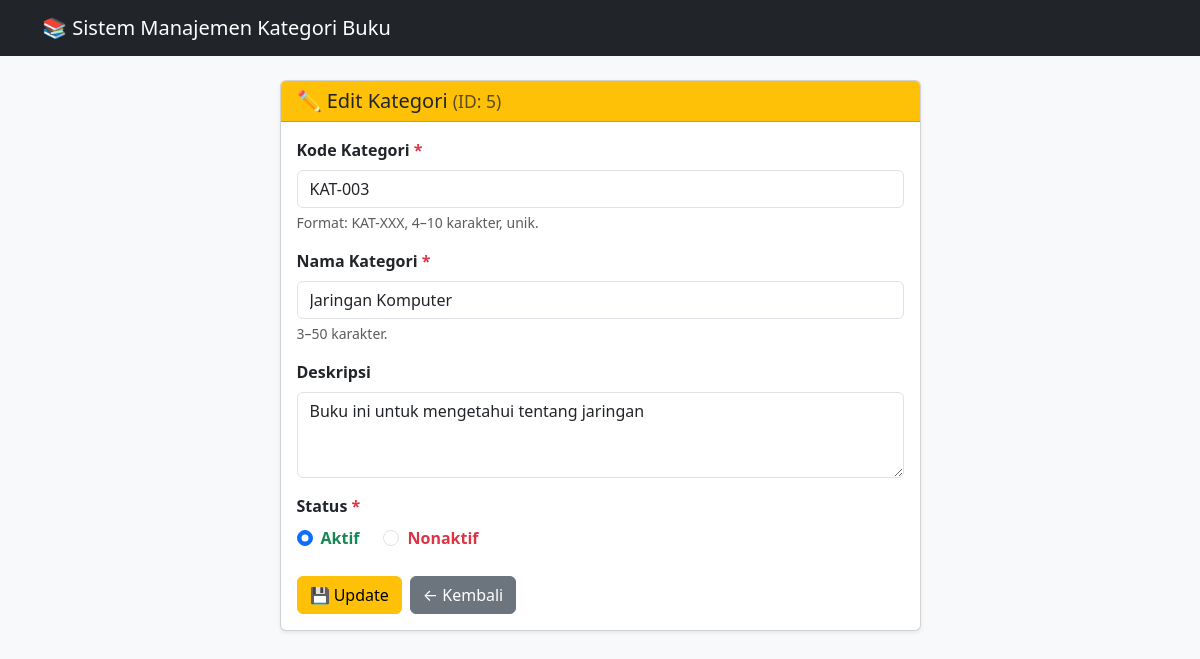
/edit.php?id=5, run on the app's committed database.
### tables this page shows
CREATE TABLE `kategori` (
  `id_kategori` int(11) NOT NULL,
  `kode_kategori` varchar(10) NOT NULL,
  `nama_kategori` varchar(50) NOT NULL,
  `deskripsi` text DEFAULT NULL,
  `status` enum('Aktif','Nonaktif') DEFAULT 'Aktif',
  `created_at` timestamp NOT NULL DEFAULT current_timestamp()
);

### edit.php (the view, shortened to what this page needs)
<?php
require_once 'config/database.php';
$id = isset($_GET['id']) ? (int)$_GET['id'] : 0;
$cekData = $conn->prepare("SELECT * FROM kategori WHERE id_kategori = ?");
$cekData->bind_param("i", $id);
$cekData->execute();
$resultData = $cekData->get_result();
$dataLama = $resultData->fetch_assoc();
$kode      = $dataLama['kode_kategori'];
$nama      = $dataLama['nama_kategori'];
$deskripsi = $dataLama['deskripsi'];
$status    = $dataLama['status'];
$errors    = [];
?>
<!DOCTYPE html>
<html lang="id">
<head>
    <link href="https://cdn.jsdelivr.net/npm/bootstrap@5.3.0/dist/css/bootstrap.min.css" rel="stylesheet">
</head>
<body class="bg-light">
<nav class="navbar navbar-dark bg-dark mb-4">
    <div class="container">
        <a href="index.php" class="navbar-brand">📚 Sistem Manajemen Kategori Buku</a>
    </div>
</nav>
<div class="container">
<div class="row justify-content-center">
<div class="col-md-7">
    <div class="card shadow-sm">
        <div class="card-header bg-warning text-dark">
            <h5 class="mb-0">✏️ Edit Kategori <small class="text-muted">(ID: <?= $id ?>)</small></h5>
        </div>
        <div class="card-body">
            <form method="POST" action="edit.php?id=<?= $id ?>" novalidate>
                <div class="mb-3">
                    <label for="kode_kategori" class="form-label fw-semibold">
                        Kode Kategori <span class="text-danger">*</span>
                    </label>
                    <input type="text"
                           class="form-control <?= isset($errors['kode']) ? 'is-invalid' : '' ?>"
                           id="kode_kategori" name="kode_kategori"
                           value="<?= htmlspecialchars($kode) ?>"
                           maxlength="10" required>
                    <?php if (isset($errors['kode'])): ?>
                        <div class="invalid-feedback"><?= $errors['kode'] ?></div>
                    <?php else: ?>
                        <div class="form-text">Format: KAT-XXX, 4–10 karakter, unik.</div>
                    <?php endif; ?>
                </div>
                <div class="mb-3">
                    <label for="nama_kategori" class="form-label fw-semibold">
                        Nama Kategori <span class="text-danger">*</span>
                    </label>
                    <input type="text"
                           class="form-control <?= isset($errors['nama']) ? 'is-invalid' : '' ?>"
                           id="nama_kategori" name="nama_kategori"
                           value="<?= htmlspecialchars($nama) ?>"
                           maxlength="50" required>
                    <?php if (isset($errors['nama'])): ?>
                        <div class="invalid-feedback"><?= $errors['nama'] ?></div>
                    <?php else: ?>
                        <div class="form-text">3–50 karakter.</div>
                    <?php endif; ?>
                </div>
                <div class="mb-3">
                    <label for="deskripsi" class="form-label fw-semibold">Deskripsi</label>
                    <textarea class="form-control <?= isset($errors['deskripsi']) ? 'is-invalid' : '' ?>"
                              id="deskripsi" name="deskripsi"
                              rows="3" maxlength="200"><?= htmlspecialchars($deskripsi) ?></textarea>
                </div>
                <div class="mb-4">
                    <label class="form-label fw-semibold">
                        Status <span class="text-danger">*</span>
                    </label>
                    <div class="d-flex gap-4">
                        <div class="form-check">
                            <input class="form-check-input" type="radio"
                                   name="status" id="statusAktif" value="Aktif"
                                   <?= ($status === 'Aktif') ? 'checked' : '' ?>>
                            <label class="form-check-label text-success fw-semibold" for="statusAktif">Aktif</label>
                        </div>
                        <div class="form-check">
                            <input class="form-check-input" type="radio"
                                   name="status" id="statusNonaktif" value="Nonaktif"
                                   <?= ($status === 'Nonaktif') ? 'checked' : '' ?>>
                            <label class="form-check-label text-danger fw-semibold" for="statusNonaktif">Nonaktif</label>
                        </div>
                    </div>
                </div>
                <div class="d-flex gap-2">
                    <button type="submit" class="btn btn-warning">💾 Update</button>
                    <a href="index.php" class="btn btn-secondary">← Kembali</a>
                </div>
            </form>
        </div>
    </div>
</div>
</div>
</div>
</body>
</html>

### data on the page
kategori: kode_kategori "KAT-003", nama_kategori "Jaringan Komputer", deskripsi "Buku ini untuk mengetahui tentang jaringan", status "☑ Aktif", status "☐ Nonaktif"

### other printed values
$id "5"
